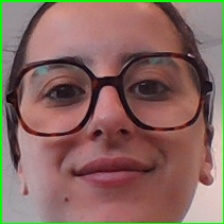
#> input picture dataset/anyes/anyes_1.jpg, 224 x 224 px
$ python -i people_counter.py   (imports and definitions only)
#> lines starting #> are read from the running program, lines starting #| are printed output that depends on the picture; after the words box and inside, x2 and y2 are one past the last pixel; in counts of white or black regions, pixels touching at a corner belong together
#> further down, picture is the input picture: shape (224, 224, 3); mean B, G, R 96.1, 103.8, 135.4
import cv2
import numpy as np
import time

class PeopleCounter:
    def __init__(self):
        self.count = 0
        self.bg_subtractor = cv2.createBackgroundSubtractorMOG2()
        self.entrance_line = 0.3
        self.last_detection_time = time.time()
        self.cooldown = 1.0  # secondes

    def update(self, frame):
        gray = cv2.cvtColor(frame, cv2.COLOR_BGR2GRAY)
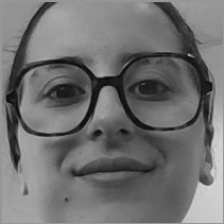
#> gray: shape (224, 224); min 6, max 217, mean 112.4
        fg_mask = self.bg_subtractor.apply(gray)
#> fg_mask: shape (224, 224); every value is 127
        kernel = np.ones((5,5), np.uint8)
        fg_mask = cv2.morphologyEx(fg_mask, cv2.MORPH_OPEN, kernel)

        contours, _ = cv2.findContours(fg_mask, cv2.RETR_EXTERNAL, cv2.CHAIN_APPROX_SIMPLE)
#> contours = [[[0, 0], [0, 223], [223, 223], [223, 0]]]

        h, w = frame.shape[:2]
#> h = 224; w = 224
        line_y = int(h * self.entrance_line)
#> line_y = 67
        cv2.line(frame, (0, line_y), (w, line_y), (0, 255, 255), 2)
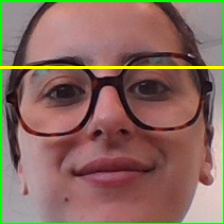
#> frame: shape (224, 224, 3); 1.34% of pixels changed, all inside (x1, y1, x2, y2) = (0, 66, 224, 69)

        current_time = time.time()

        for cnt in contours:
            if cv2.contourArea(cnt) < 500:
                continue

            x, y, w, h = cv2.boundingRect(cnt)
            cv2.rectangle(frame, (x, y), (x+w, y+h), (0, 255, 0), 2)

            center_y = y + h // 2
            if center_y < line_y and current_time - self.last_detection_time > self.cooldown:
                self.count += 1
                self.last_detection_time = current_time
#> this loop made 1 pass
#> (cnt, x, y, w, h, center_y) on pass 1: ([[0, 0], [0, 223], [223, 223], [223, 0]], 0, 0, 224, 224, 112)
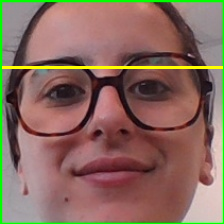
#> frame: shape (224, 224, 3); 2.37% of pixels changed, all inside (x1, y1, x2, y2) = (0, 0, 224, 224)
#> after the loop, self.count = 0; self.last_detection_time = 1.8e+09

        cv2.putText(frame, f"Count: {self.count}", (10, 30),
                    cv2.FONT_HERSHEY_SIMPLEX, 1, (0, 0, 255), 2)
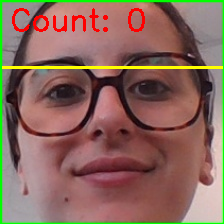
#> frame: shape (224, 224, 3); 1.63% of pixels changed, all inside (x1, y1, x2, y2) = (12, 8, 145, 32)

        return frame

>>> import cv2
>>> picture = cv2.imread('../dataset/anyes/anyes_1.jpg')
>>> result = PeopleCounter().update(picture)

$ run again, on dataset/anyes/anyes_10.jpg
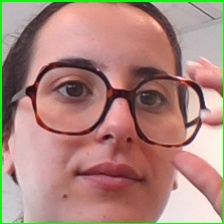
#> input picture dataset/anyes/anyes_10.jpg, 224 x 224 px
#> picture is the input picture: shape (224, 224, 3); mean B, G, R 124.7, 134.3, 172.5
#> fg_mask: shape (224, 224); every value is 127
#> contours = [[[0, 0], [0, 223], [223, 223], [223, 0]]]
#> the loop in update, `for cnt in contours:` made 1 pass
#> (cnt, x, y, w, h, center_y) on pass 1: ([[0, 0], [0, 223], [223, 223], [223, 0]], 0, 0, 224, 224, 112)
#> after the loop in update, `for cnt in contours:`:
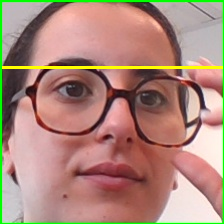
#> frame: shape (224, 224, 3); mean B, G, R 122.4, 137.1, 172.8
#> after the loop in update, `for cnt in contours:`: self.count = 0; self.last_detection_time = 1.8e+09
#> in update, `cv2.putText(frame, f"Count: {self.count}", (10, 30), cv2.FONT_HERSHEY_..`:
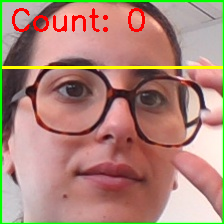
#> frame: shape (224, 224, 3); 1.63% of pixels changed, all inside (x1, y1, x2, y2) = (12, 8, 145, 32)

$ run again, on dataset/anyes/anyes_2.jpg
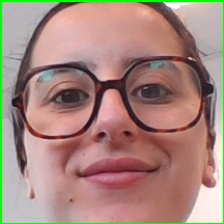
#> input picture dataset/anyes/anyes_2.jpg, 224 x 224 px
#> picture is the input picture: shape (224, 224, 3); mean B, G, R 125.8, 135.2, 167
#> fg_mask: shape (224, 224); every value is 127
#> contours = [[[0, 0], [0, 223], [223, 223], [223, 0]]]
#> the loop in update, `for cnt in contours:` made 1 pass
#> (cnt, x, y, w, h, center_y) on pass 1: ([[0, 0], [0, 223], [223, 223], [223, 0]], 0, 0, 224, 224, 112)
#> after the loop in update, `for cnt in contours:`:
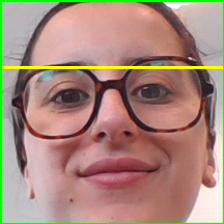
#> frame: shape (224, 224, 3); mean B, G, R 123.5, 137.9, 167.6
#> after the loop in update, `for cnt in contours:`: self.count = 0; self.last_detection_time = 1.8e+09
#> in update, `cv2.putText(frame, f"Count: {self.count}", (10, 30), cv2.FONT_HERSHEY_..`:
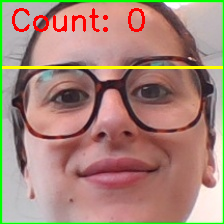
#> frame: shape (224, 224, 3); 1.63% of pixels changed, all inside (x1, y1, x2, y2) = (12, 8, 145, 32)

$ run again, on dataset/anyes/anyes_3.jpg
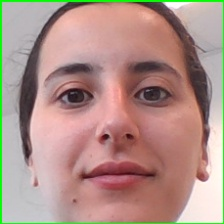
#> input picture dataset/anyes/anyes_3.jpg, 224 x 224 px
#> picture is the input picture: shape (224, 224, 3); mean B, G, R 136.5, 145.4, 176
#> fg_mask: shape (224, 224); every value is 127
#> contours = [[[0, 0], [0, 223], [223, 223], [223, 0]]]
#> the loop in update, `for cnt in contours:` made 1 pass
#> (cnt, x, y, w, h, center_y) on pass 1: ([[0, 0], [0, 223], [223, 223], [223, 0]], 0, 0, 224, 224, 112)
#> after the loop in update, `for cnt in contours:`:
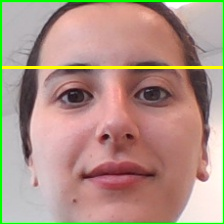
#> frame: shape (224, 224, 3); mean B, G, R 134, 148, 176.4
#> after the loop in update, `for cnt in contours:`: self.count = 0; self.last_detection_time = 1.8e+09
#> in update, `cv2.putText(frame, f"Count: {self.count}", (10, 30), cv2.FONT_HERSHEY_..`:
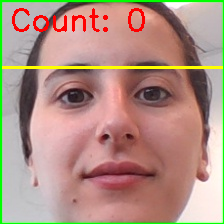
#> frame: shape (224, 224, 3); 1.63% of pixels changed, all inside (x1, y1, x2, y2) = (12, 8, 145, 32)
